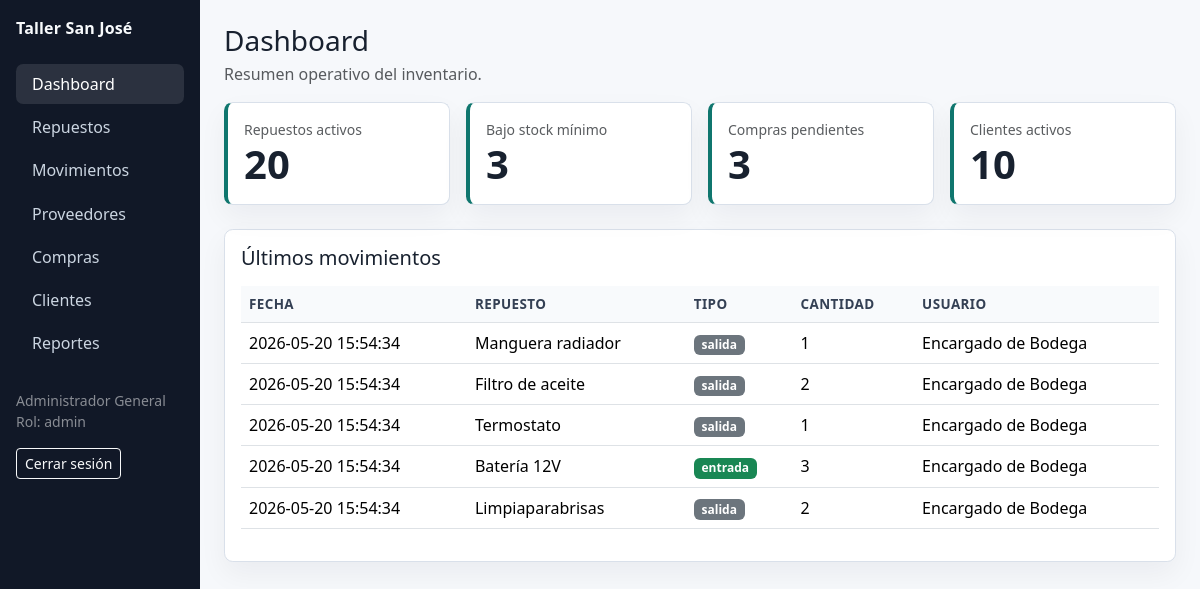
Screenshot of /?r=dashboard (signed in) with the database file from the repository.
### tables this page shows
CREATE TABLE movimientos_inventario (
  id_movimiento INT AUTO_INCREMENT PRIMARY KEY,
  id_repuesto INT NOT NULL,
  id_usuario INT NOT NULL,
  tipo_movimiento ENUM('entrada','salida') NOT NULL,
  cantidad INT NOT NULL,
  motivo VARCHAR(180) NOT NULL,
  referencia VARCHAR(120),
  fecha_movimiento TIMESTAMP DEFAULT CURRENT_TIMESTAMP,
  FOREIGN KEY (id_repuesto) REFERENCES repuestos(id_repuesto),
  FOREIGN KEY (id_usuario) REFERENCES usuarios(id_usuario)
);

CREATE TABLE repuestos (
  id_repuesto INT AUTO_INCREMENT PRIMARY KEY,
  codigo VARCHAR(40) NOT NULL UNIQUE,
  numero_parte VARCHAR(80),
  nombre VARCHAR(140) NOT NULL,
  descripcion TEXT,
  marca VARCHAR(80),
  ubicacion VARCHAR(80),
  precio_referencia DECIMAL(10,2) NOT NULL DEFAULT 0,
  stock_actual INT NOT NULL DEFAULT 0,
  stock_minimo INT NOT NULL DEFAULT 0,
  estado TINYINT(1) NOT NULL DEFAULT 1
);

CREATE TABLE usuarios (
  id_usuario INT AUTO_INCREMENT PRIMARY KEY,
  nombre VARCHAR(120) NOT NULL,
  correo VARCHAR(120) NOT NULL UNIQUE,
  password_hash VARCHAR(255) NOT NULL,
  rol ENUM('admin','bodega','recepcion','propietario') NOT NULL,
  estado TINYINT(1) NOT NULL DEFAULT 1,
  creado_en TIMESTAMP DEFAULT CURRENT_TIMESTAMP
);

### public/index.php (the view, shortened to what this page needs)
<?php
function db(): PDO
{
    static $pdo = null;
    if ($pdo instanceof PDO) {
        return $pdo;
    }
    $config = require __DIR__ . '/../config/database.php';
    $dsn = sprintf(
        'mysql:host=%s;port=%s;dbname=%s;charset=%s',
        $config['host'],
        $config['port'],
        $config['database'],
        $config['charset']
    );
    $pdo = new PDO($dsn, $config['username'], $config['password'], [
        PDO::ATTR_ERRMODE => PDO::ERRMODE_EXCEPTION,
        PDO::ATTR_DEFAULT_FETCH_MODE => PDO::FETCH_ASSOC,
        PDO::ATTR_EMULATE_PREPARES => false,
    ]);
    return $pdo;
}
function h(?string $value): string
{
    return htmlspecialchars((string)$value, ENT_QUOTES, 'UTF-8');
}
function route(): string
{
    return $_GET['r'] ?? 'dashboard';
}
function current_user(): ?array
{
    return $_SESSION['user'] ?? null;
}
function query(string $sql, array $params = []): PDOStatement
{
    $stmt = db()->prepare($sql);
    $stmt->execute($params);
    return $stmt;
}
function scalar(string $sql, array $params = []): int|string|null
{
    $value = query($sql, $params)->fetchColumn();
    return $value === false ? null : $value;
}
function layout(string $title, callable $content): void
{
    $user = current_user();
    $active = route();
    $nav = [
        'dashboard' => 'Dashboard',
        'repuestos' => 'Repuestos',
        'movimientos' => 'Movimientos',
        'proveedores' => 'Proveedores',
        'compras' => 'Compras',
        'clientes' => 'Clientes',
        'reportes' => 'Reportes',
    ];
    ?>
    <!doctype html>
    <html lang="es">
    <head>
        <link href="https://cdn.jsdelivr.net/npm/bootstrap@5.3.3/dist/css/bootstrap.min.css" rel="stylesheet">
        <link href="assets/css/app.css" rel="stylesheet">
    </head>
    <body>
    <?php if ($user): ?>
        <div class="container-fluid app-shell">
            <div class="row">
                <aside class="col-md-2 sidebar p-3 no-print">
                    <div class="brand mb-4">Taller San José</div>
                    <nav class="nav flex-column">
                        <?php foreach ($nav as $key => $label): ?>
                            <a class="nav-link <?= str_starts_with($active, $key) ? 'active' : '' ?>" href="?r=<?= h($key) ?>"><?= h($label) ?></a>
                        <?php endforeach; ?>
                    </nav>
                    <div class="mt-4 small text-white-50">
                        <?= h($user['nombre']) ?><br>
                        Rol: <?= h($user['rol']) ?>
                    </div>
                    <a class="btn btn-sm btn-outline-light mt-3" href="?r=logout">Cerrar sesión</a>
                </aside>
                <main class="col-md-10 p-4">
                    <?php $content(); ?>
                </main>
            </div>
        </div>
    <?php else: ?>
        <?php $content(); ?>
    <?php endif; ?>
    </body>
    </html>
    <?php
}
        ?>
        <?php
function dashboard_page(): void
{
    $stats = [
        'Repuestos activos' => scalar('SELECT COUNT(*) FROM repuestos WHERE estado = 1'),
        'Bajo stock mínimo' => scalar('SELECT COUNT(*) FROM repuestos WHERE estado = 1 AND stock_actual <= stock_minimo'),
        'Compras pendientes' => scalar("SELECT COUNT(*) FROM compras WHERE estado = 'pendiente'"),
        'Clientes activos' => scalar('SELECT COUNT(*) FROM clientes WHERE estado = 1'),
    ];
    $movements = query(
        "SELECT m.*, r.nombre repuesto, u.nombre usuario
         FROM movimientos_inventario m
         JOIN repuestos r ON r.id_repuesto = m.id_repuesto
         JOIN usuarios u ON u.id_usuario = m.id_usuario
         ORDER BY m.fecha_movimiento DESC LIMIT 5"
    )->fetchAll();
    layout('Dashboard', function () use ($stats, $movements) {
        ?>
        <div class="d-flex justify-content-between align-items-center mb-3">
            <div>
                <h1 class="h3 mb-1">Dashboard</h1>
                <p class="text-muted mb-0">Resumen operativo del inventario.</p>
            </div>
        </div>
        <div class="row g-3 mb-4">
            <?php foreach ($stats as $label => $value): ?>
                <div class="col-md-3">
                    <div class="content-card stat-card p-3">
                        <div class="text-muted small"><?= h($label) ?></div>
                        <div class="display-6 fw-semibold"><?= h((string)$value) ?></div>
                    </div>
                </div>
            <?php endforeach; ?>
        </div>
        <div class="content-card p-3">
            <h2 class="h5 mb-3">Últimos movimientos</h2>
            <div class="table-responsive">
                <table class="table align-middle">
                    <thead><tr><th>Fecha</th><th>Repuesto</th><th>Tipo</th><th>Cantidad</th><th>Usuario</th></tr></thead>
                    <tbody>
                    <?php foreach ($movements as $row): ?>
                        <tr>
                            <td><?= h($row['fecha_movimiento']) ?></td>
                            <td><?= h($row['repuesto']) ?></td>
                            <td><span class="badge text-bg-<?= $row['tipo_movimiento'] === 'entrada' ? 'success' : 'secondary' ?>"><?= h($row['tipo_movimiento']) ?></span></td>
                            <td><?= h((string)$row['cantidad']) ?></td>
                            <td><?= h($row['usuario']) ?></td>
                        </tr>
                    <?php endforeach; ?>
                    </tbody>
                </table>
            </div>
        </div>
        <?php
    });
}
        ?>
    <?php
try {
    match (route()) {
        'login' => login_page(),
        'logout' => (session_destroy() || true) ? redirect('login') : null,
        'dashboard' => dashboard_page(),
        'repuestos' => repuestos_page(),
        'repuestos_form' => repuestos_form_page(),
        'movimientos' => movimientos_page(),
        'proveedores' => generic_crud('proveedores'),
        'clientes' => generic_crud('clientes'),
        'vehiculos' => vehiculos_page(),
        'compras' => compras_page(),
        'reportes' => reportes_page(),
        default => redirect('dashboard'),
    };
} catch (PDOException $e) {
    http_response_code(500);
    echo '<h1>Error de base de datos</h1>';
    echo '<p>Revise config/database.php y confirme que MySQL esté activo y que database/schema.sql haya sido importado.</p>';
}

### public/assets/css/app.css (style rules this page uses)
:root { --ink: #18212f; --muted: #667085; --line: #d9e0ea; --paper: #f6f8fb; --brand: #0f766e; --brand-dark: #115e59; --danger-soft: #fff1f2; --warning-soft: #fffbeb; }
body { background: var(--paper); color: var(--ink); }
.app-shell { min-height: 100vh; }
.sidebar { background: #111827; min-height: 100vh; }
.sidebar .brand { color: #f8fafc; font-weight: 700; letter-spacing: .01em; }
.sidebar .nav-link { color: #cbd5e1; border-radius: .45rem; margin-bottom: .2rem; }
.sidebar .nav-link:hover, .sidebar .nav-link.active { color: #ffffff; background: rgba(255,255,255,.11); }
.content-card { background: #ffffff; border: 1px solid var(--line); border-radius: .55rem; box-shadow: 0 12px 28px rgba(15, 23, 42, .05); }
.stat-card { border-left: 4px solid var(--brand); }
.table thead th { color: #344054; font-size: .84rem; text-transform: uppercase; letter-spacing: .03em; background: #f8fafc; }

### rows the page displays
movimientos_inventario: fecha_movimiento "2026-05-20 15:54:34", id_repuesto.nombre "Manguera radiador", tipo_movimiento "salida", cantidad "1", id_usuario.nombre "Encargado de Bodega"
movimientos_inventario: fecha_movimiento "2026-05-20 15:54:34", id_repuesto.nombre "Filtro de aceite", tipo_movimiento "salida", cantidad "2", id_usuario.nombre "Encargado de Bodega"
movimientos_inventario: fecha_movimiento "2026-05-20 15:54:34", id_repuesto.nombre "Termostato", tipo_movimiento "salida", cantidad "1", id_usuario.nombre "Encargado de Bodega"
movimientos_inventario: fecha_movimiento "2026-05-20 15:54:34", id_repuesto.nombre "Batería 12V", tipo_movimiento "entrada", cantidad "3", id_usuario.nombre "Encargado de Bodega"
movimientos_inventario: fecha_movimiento "2026-05-20 15:54:34", id_repuesto.nombre "Limpiaparabrisas", tipo_movimiento "salida", cantidad "2", id_usuario.nombre "Encargado de Bodega"

### other values shown
$label "Dashboard"
$label "Repuestos"
$label "Movimientos"
$label "Proveedores"
$label "Compras"
$label "Clientes"
$label "Reportes"
$user['nombre'] "Administrador General"
$user['rol'] "admin"
$label "Repuestos activos"
$value "20"
$label "Bajo stock mínimo"
$value "3"
$label "Compras pendientes"
$label "Clientes activos"
